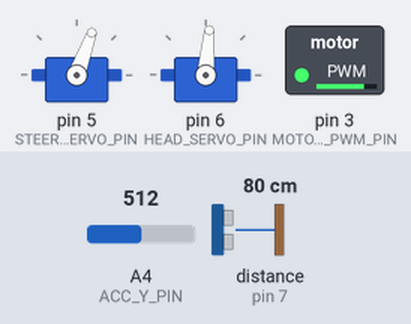
Recording of a sketch running on a simulated Arduino Uno, built with avr-gcc and run on an emulated ATmega328P. On the bench: 2 × servo, switched loads named in the sketch (green lamp = pin HIGH). Wiring (inferred from the names in the program): ultrasonic range finder: trigger pin 7; echo pin 7. Inputs (shaded band) come from the test bench; at power-on: A4 (ACC_Y_PIN) = 512, distance to the obstacle (sensor on pin 7) 80 cm. The echo pulse lasts 58.3 µs per cm.

Above: at 6.1 s.
6.2 s: A4 (ACC_Y_PIN) set to 347
At 8.44 s:
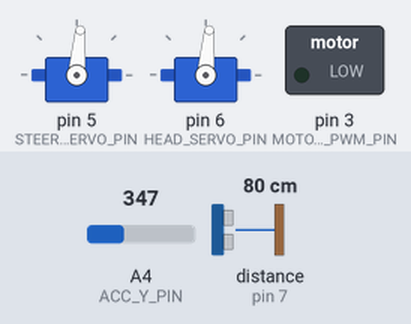
9.7 s: A4 (ACC_Y_PIN) set to 317
14.6 s: distance to the obstacle (sensor on pin 7) set to 73 cm
At 15.6 s:
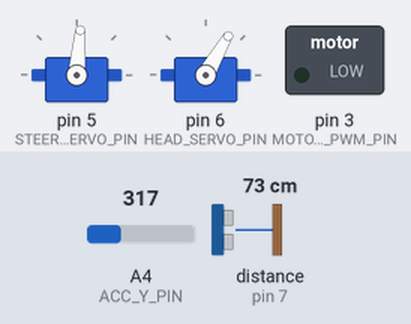
19.5 s: distance to the obstacle (sensor on pin 7) set to 41 cm
24.4 s: distance to the obstacle (sensor on pin 7) set to 34 cm
At 28.7 s:
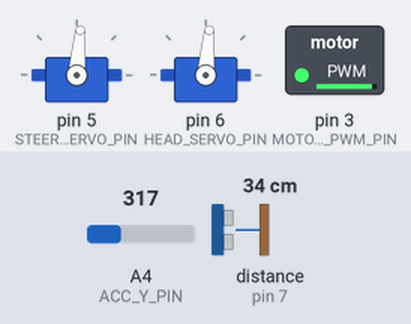
29.3 s: distance to the obstacle (sensor on pin 7) set to 60 cm
At 34.0 s:
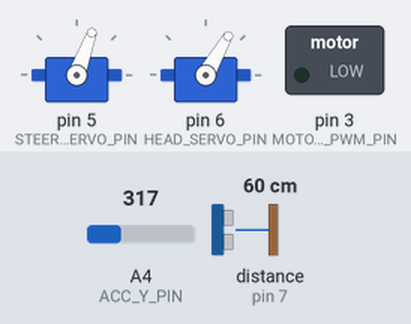
Timing chart, 0 to 35.2 s (numbered marks = the images above; inputs shaded):
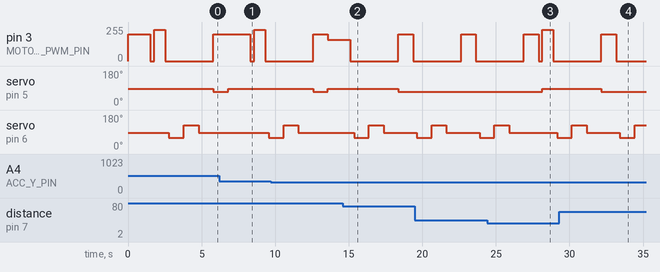

The sketch:

RoverBotCode.ino
```cpp
#include <Servo.h>

//ultrasonic constants
#define ULTRASONIC_MIN_DISTANCE            30  //inches
#define BACKUP_DISTANCE                    15  //inches

//Steering Servo constants
#define STEER_SERVO_CENTER                 85  //degrees
#define STEER_SERVO_LEFT                   110 //degrees
#define STEER_SERV0_RIGHT                  70  //degrees

//Head Servo constants
#define HEAD_SERVO_CENTER                  85  //degrees
#define HEAD_SERVO_LEFT                    60  //degrees
#define HEAD_SERVO_RIGHT                   125 //degrees

//Hardware pin constants
#define ULTRASONIC_PIN                     7
#define STEER_SERVO_PIN                    5
#define HEAD_SERVO_PIN                     6
#define MOTOR_CONTROLLER_BRAKE_PIN         9
#define MOTOR_CONTROLLER_DIRECTION_PIN     12
#define MOTOR_CONTROLLER_PWM_PIN           3
#define ACC_X_PIN                          A3
#define ACC_Y_PIN                          A4

//Enumeration of direction operations
enum directionOptions{
  TURN_LEFT,
  TURN_RIGHT,
  BACKUP
};

//accelermeter constants
#define ACCEPTABLE_ACCELERATION            1 //ft/s^2
#define STUCK_THRESHOLD                    3 //loops with low acceleration at start of forward

//servo motors
Servo steerServo;
Servo headServo;

//accelerometer readings
volatile double y_base = 0;

void setup(){
  //debugging serial
  Serial.begin(9600);

  //Servo motor setup
  steerServo.attach(STEER_SERVO_PIN);
  headServo.attach(HEAD_SERVO_PIN);
  steerServo.write(STEER_SERVO_CENTER);
  headServo.write(HEAD_SERVO_CENTER);

  delay(1);

  //acc initial values
  y_base = getAcc_sigFigs();
}
//------------------------------------------------------[main]-------------------------------------------------------------------------
long distance;
int whichway;
int backupCount = 0;
int accCount = 0;
int possibleStuckCount = 0;

void loop(){

  //Run robot code
  distance = ultrasonicSensor();
  if (distance > ULTRASONIC_MIN_DISTANCE && possibleStuckCount < STUCK_THRESHOLD){
    //if we should be accelerating then check acceleration
    int speedOffset = 0;
    if(accCount < 4){
      accCount++;
      double acc = getAcc_sigFigs();
      if(acc < ACCEPTABLE_ACCELERATION){
         speedOffset = 40;
         possibleStuckCount++;
      }
    }

    //set to move forward one time-step
    steerServo.write(STEER_SERVO_CENTER);
    forward(160 + speedOffset);

  }else{

    //stop robot and reset to expect acceleration when driving
    accCount = 0;
    stopMove();
    y_base = getAcc_sigFigs();

    //determine if too close to object tmust backup first
    distance = ultrasonicSensor();
    if(distance < BACKUP_DISTANCE || possibleStuckCount == STUCK_THRESHOLD){
      possibleStuckCount = 0;
      backupCount = 0;
      steerServo.write(STEER_SERVO_CENTER);
      while(backupCount < 5){
        backwards(235);
        backupCount++;
        delay(150);
      }
      stopMove();
    }

    //determine which way to turn
    whichway = determineDirection();
    if (whichway == TURN_LEFT){
      //turn left
      steerServo.write(STEER_SERVO_LEFT);
      forward(200);
      delay(500);
    }else if (whichway == TURN_RIGHT){
      //turn right
      steerServo.write(STEER_SERV0_RIGHT);
      forward(200);
      delay(500);
    }else{
      //backup since in a corner
      backupCount = 0;
      steerServo.write(STEER_SERVO_CENTER);
      while(backupCount < 5){
        backwards(235);
        backupCount++;
        delay(150);
      }
      stopMove();
    }
  }

  delay(500);
}

//-----------------------------------------------[Motor Controller]----------------------------------------------------------------
void forward(int pwmSpeed){
  digitalWrite(MOTOR_CONTROLLER_DIRECTION_PIN,LOW);
  digitalWrite(MOTOR_CONTROLLER_BRAKE_PIN,LOW);
  analogWrite(MOTOR_CONTROLLER_PWM_PIN,pwmSpeed);
}

void backwards(int pwmSpeed){
  digitalWrite(MOTOR_CONTROLLER_DIRECTION_PIN,HIGH);
  digitalWrite(MOTOR_CONTROLLER_BRAKE_PIN,LOW);
  analogWrite(MOTOR_CONTROLLER_PWM_PIN,pwmSpeed);
}

void stopMove(){
  analogWrite(MOTOR_CONTROLLER_PWM_PIN,0); //outputs a PWM of 0%
  delay(250);
}


//----------------------------------------------[which way to move]----------------------------------------------------------------
int AIcountL = 0;
int AIcountR = 0;

int determineDirection(){

  long leftDist, rightDist, centerDist;
  int whichway;

 // Turns it's head left
 //waits for position and reads the value of the ultrasonic and saves it to leftDist (long)
  headServo.write(HEAD_SERVO_LEFT);
  delay(1000);
  leftDist = ultrasonicSensor();

  //Turns it's head right does same thing for the left value
  headServo.write(HEAD_SERVO_RIGHT);
  delay(1000);
  rightDist = ultrasonicSensor();

  //returns the head to center
  headServo.write(HEAD_SERVO_CENTER);
  delay(1000);

  //finds out it's course of action
  if (AIcountL > 5 || AIcountR > 5){   //AIcount is variabes to make it back up if it is stuck in a corner.
    AIcountL = 0;                      // it sends a 2 to whichway variable and passes that to the main
    AIcountR = 0;
    return BACKUP;
  }else{
    if (leftDist <= rightDist){  // favors turning right. if right returns a 0
       AIcountR = AIcountR + 1;
       return TURN_RIGHT;
    }else{
       AIcountL = AIcountL + 1;  //if left is greater then returns a 1
       return TURN_LEFT;
    }
  }
}

//-------------------------------------------[ultrasonic subs]---------------------------------------------------------------------
long ultrasonicSensor(){
  // establish variables for duration of the ping,
  // and the distance result in inches and centimeters:
  long duration, inches;

  // The PING))) is triggered by a HIGH pulse of 2 or more microseconds.
  // Give a short LOW pulse beforehand to ensure a clean HIGH pulse:
  pinMode(ULTRASONIC_PIN, OUTPUT);
  digitalWrite(ULTRASONIC_PIN, LOW);
  delayMicroseconds(2);
  digitalWrite(ULTRASONIC_PIN, HIGH);
  delayMicroseconds(5);
  digitalWrite(ULTRASONIC_PIN, LOW);

  // The same pin is used to read the signal from the PING))): a HIGH
  // pulse whose duration is the time (in microseconds) from the sending
  // of the ping to the reception of its echo off of an object.
  pinMode(ULTRASONIC_PIN, INPUT);
  duration = pulseIn(ULTRASONIC_PIN, HIGH);

  // convert the time into a distance
  // According to Parallax's datasheet for the PING))), there are
  // 73.746 microseconds per inch (i.e. sound travels at 1130 feet per
  // second).  This gives the distance travelled by the ping, outbound
  // and return, so we divide by 2 to get the distance of the obstacle.
  // See: http://www.parallax.com/dl/docs/prod/acc/28015-PING-v1.3.pdf
  inches = duration/ 72 / 2;
  return inches;
}

//----------------------------------[Accelerometer]--------------------------------------------------------------------------------

double getAcc_sigFigs(){
  double y = -1 * (analogRead(ACC_Y_PIN) * 3.3 / 1023 - 1.08) * 3.3 * 32.2; //ft/s^2

  int temp = y * 10; //remove non-sigfigs
  y = temp/10.0;

  return y;
}
```

Measured:
- the behaviour switches between 77 and 76 cm on distance to the obstacle (sensor on pin 7) (found by bisection; images 1 and 2)
- the behaviour switches between 38 and 37 cm on distance to the obstacle (sensor on pin 7) (found by bisection; images 2 and 3)
- after the input at 14.6 s, pin 3 (MOTOR_CONTROLLER_PWM_PIN): 160/255 → 0/255 after 0.50 s, → 200/255 3.3 s later, → 0/255 1.0 s later; servo on pin 5 (STEER_SERVO_PIN): 85° → 70° after 3.8 s; servo on pin 6 (HEAD_SERVO_PIN): 85° → 60° after 0.76 s, → 125° 1.0 s later, → 85° 1.0 s later
- after the input at 24.4 s, servo on pin 5 (STEER_SERVO_PIN): 70° → 85° after 3.8 s
- after the input at 29.3 s, pin 3 (MOTOR_CONTROLLER_PWM_PIN): goes on until 33.2 s, then stays 0/255; servo on pin 5 (STEER_SERVO_PIN): goes on until 32.2 s, then stays 70°
